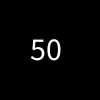
Frame 1 (no input)
Frame 60 (the mouse pressed at the canvas centre just before this capture): identical to frame 1, image omitted
Frame 120 (the mouse held since frame 60 and released just before this capture): identical to frame 1, image omitted

The Processing sketch that drew this single still picture (run headless with seeded random() and noise(); from frame 60 on, the mouse is pressed at the canvas centre):

// Processing sketch: cc1_01_01_iocKey
// ── cc1_01_01_iocKey.pde
void setup() {
  size(100, 100);
  frameRate(30);
  textSize(32);
}

int number=50;

void draw() {
  background(0);
  text(number, 30, 60); 
}

void keyPressed() {
  number = int(random(100));
}
